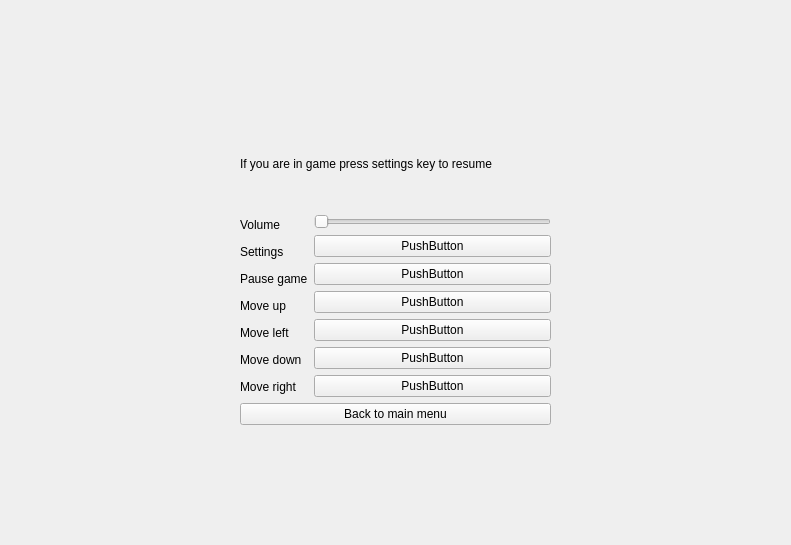
<?xml version="1.0" encoding="UTF-8"?>
<ui version="4.0">
 <class>SettingsPage</class>
 <widget class="QWidget" name="SettingsPage">
  <property name="geometry">
   <rect>
    <x>0</x>
    <y>0</y>
    <width>791</width>
    <height>545</height>
   </rect>
  </property>
  <widget class="QWidget" name="layoutWidget">
   <property name="geometry">
    <rect>
     <x>240</x>
     <y>120</y>
     <width>311</width>
     <height>305</height>
    </rect>
   </property>
   <layout class="QVBoxLayout" name="settings_page_layout">
    <item>
     <widget class="QLabel" name="resumeLabel">
      <property name="text">
       <string>If you are in game press settings key to resume</string>
      </property>
     </widget>
    </item>
    <item>
     <layout class="QVBoxLayout" name="setttings_page_sublayout">
      <item>
       <layout class="QHBoxLayout" name="settingsLayout">
        <item>
         <layout class="QVBoxLayout" name="settingsLabelLayout">
          <item>
           <widget class="QLabel" name="volume">
            <property name="text">
             <string>Volume</string>
            </property>
           </widget>
          </item>
          <item>
           <widget class="QLabel" name="settings">
            <property name="text">
             <string>Settings</string>
            </property>
           </widget>
          </item>
          <item>
           <widget class="QLabel" name="pause">
            <property name="text">
             <string>Pause game</string>
            </property>
           </widget>
          </item>
          <item>
           <widget class="QLabel" name="mvUp">
            <property name="text">
             <string>Move up</string>
            </property>
           </widget>
          </item>
          <item>
           <widget class="QLabel" name="mvLeft">
            <property name="text">
             <string>Move left</string>
            </property>
           </widget>
          </item>
          <item>
           <widget class="QLabel" name="mvDown">
            <property name="text">
             <string>Move down</string>
            </property>
           </widget>
          </item>
          <item>
           <widget class="QLabel" name="mvRight">
            <property name="text">
             <string>Move right</string>
            </property>
           </widget>
          </item>
         </layout>
        </item>
        <item>
         <layout class="QVBoxLayout" name="settingsButtonsLayout">
          <item>
           <widget class="QSlider" name="volumeSlider">
            <property name="styleSheet">
             <string/>
            </property>
            <property name="orientation">
             <enum>Qt::Horizontal</enum>
            </property>
           </widget>
          </item>
          <item>
           <widget class="QPushButton" name="settingsBinder">
            <property name="cursor">
             <cursorShape>OpenHandCursor</cursorShape>
            </property>
            <property name="styleSheet">
             <string/>
            </property>
            <property name="text">
             <string>PushButton</string>
            </property>
           </widget>
          </item>
          <item>
           <widget class="QPushButton" name="pauseBinder">
            <property name="cursor">
             <cursorShape>OpenHandCursor</cursorShape>
            </property>
            <property name="styleSheet">
             <string/>
            </property>
            <property name="text">
             <string>PushButton</string>
            </property>
           </widget>
          </item>
          <item>
           <widget class="QPushButton" name="mvUpBinder">
            <property name="cursor">
             <cursorShape>OpenHandCursor</cursorShape>
            </property>
            <property name="styleSheet">
             <string/>
            </property>
            <property name="text">
             <string>PushButton</string>
            </property>
           </widget>
          </item>
          <item>
           <widget class="QPushButton" name="mvLeftBinder">
            <property name="cursor">
             <cursorShape>OpenHandCursor</cursorShape>
            </property>
            <property name="styleSheet">
             <string/>
            </property>
            <property name="text">
             <string>PushButton</string>
            </property>
           </widget>
          </item>
          <item>
           <widget class="QPushButton" name="mvDownBinder">
            <property name="cursor">
             <cursorShape>OpenHandCursor</cursorShape>
            </property>
            <property name="styleSheet">
             <string notr="true"/>
            </property>
            <property name="text">
             <string>PushButton</string>
            </property>
           </widget>
          </item>
          <item>
           <widget class="QPushButton" name="mvRightBinder">
            <property name="cursor">
             <cursorShape>ArrowCursor</cursorShape>
            </property>
            <property name="styleSheet">
             <string/>
            </property>
            <property name="text">
             <string>PushButton</string>
            </property>
           </widget>
          </item>
         </layout>
        </item>
       </layout>
      </item>
      <item>
       <widget class="QPushButton" name="backButton">
        <property name="text">
         <string>Back to main menu</string>
        </property>
       </widget>
      </item>
     </layout>
    </item>
   </layout>
  </widget>
 </widget>
 <resources/>
 <connections/>
</ui>
